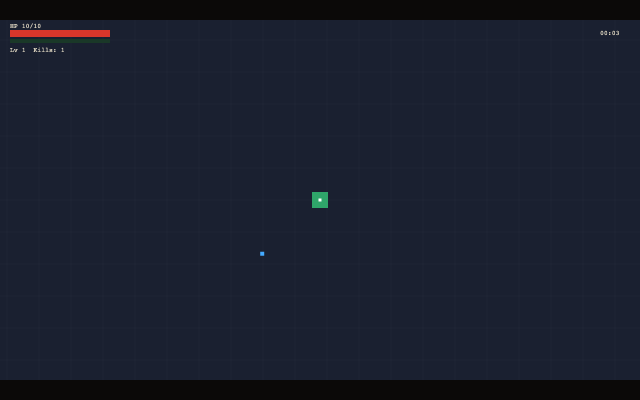
#> input picture apps/daemon/src/templates/foundation/arena-survivor/seed/.ogf-qa/gameplay.png, 1280 x 800 px (shown at 1/2 size)
$ python process_parallax_layer.py --input ../../../foundation/arena-survivor/seed/.ogf-qa/gameplay.png --output out.png
#> lines starting #> are read from the running program, lines starting #| are printed output that depends on the picture
#!/usr/bin/env python3
"""Process a parallax layer strip: resize raw image_gen output to runtime
dimensions + (optionally) chroma-key magenta to transparent.

Image gen models typically output ~1672x941 ish raw images. The runtime
expects 1280x720 (or whatever target dims) per-layer strips. Aspect ratio
is the same (16:9) so the resize is a clean downscale, no stretch.

Usage:
  python process_parallax_layer.py \\
    --input raw-image.png \\
    --output assets/maps/level_id/sky.png \\
    [--target-width 1280] \\
    [--target-height 720] \\
    [--keep-magenta]   # for sky (no chroma-key)

For far/mid/near layers, magenta -> transparent is the default.
For sky (opaque), pass --keep-magenta (or just don't generate magenta
in the prompt).
"""

from __future__ import annotations

import argparse
import math
import sys
from collections import deque
from pathlib import Path

from PIL import Image


MAGENTA = (255, 0, 255)


def color_distance(rgb: tuple[int, int, int], target: tuple[int, int, int] = MAGENTA) -> float:
    r, g, b = rgb
    tr, tg, tb = target
    return math.sqrt((r - tr) ** 2 + (g - tg) ** 2 + (b - tb) ** 2)


def remove_bg_magenta(
    img: Image.Image,
    threshold: int,
    edge_threshold: int,
    despill_strength: float = 1.0,
) -> Image.Image:
    """Three-pass chroma-key for parallax layers:
      1. Pure-magenta pixels (d < threshold) -> alpha=0
      2. Flood fill from canvas edges, eat fringe pixels (d < edge_threshold)
      3. Despill: for every remaining opaque pixel with a magenta cast
         (R > G AND B > G), clamp R and B down toward G to kill the pink
         halo. Without this, anti-aliased magenta-art transitions in the
         raw gpt-image-2 output produce visible pink fringes around every
         silhouette edge that survive the threshold cut."""
    img = img.convert("RGBA")
    pixels = img.load()
    width, height = img.size

    for x in range(width):
        for y in range(height):
            r, g, b, a = pixels[x, y]
            if a > 0 and color_distance((r, g, b)) < threshold:
                pixels[x, y] = (0, 0, 0, 0)

    visited: set[tuple[int, int]] = set()
    queue: deque[tuple[int, int]] = deque()
    for x in range(width):
        queue.append((x, 0))
        queue.append((x, height - 1))
    for y in range(height):
        queue.append((0, y))
        queue.append((width - 1, y))

    while queue:
        x, y = queue.popleft()
        if (x, y) in visited or x < 0 or x >= width or y < 0 or y >= height:
            continue
        visited.add((x, y))
        r, g, b, a = pixels[x, y]
        should_expand = a == 0
        if a > 0 and color_distance((r, g, b)) < edge_threshold:
            pixels[x, y] = (0, 0, 0, 0)
            should_expand = True
        if should_expand:
            for dx in (-1, 0, 1):
                for dy in (-1, 0, 1):
                    if dx == 0 and dy == 0:
                        continue
                    nxt = (x + dx, y + dy)
                    if nxt not in visited:
                        queue.append(nxt)

    # Despill: kill magenta cast on every opaque pixel. Sky-blue stays
    # untouched (B > G but R < G), foliage stays untouched (G > both),
    # only pink/magenta-cast pixels (R > G AND B > G) get clamped.
    if despill_strength > 0:
        for x in range(width):
            for y in range(height):
                r, g, b, a = pixels[x, y]
                if a == 0:
                    continue
                r_excess = r - g
                b_excess = b - g
                if r_excess > 20 and b_excess > 20:
                    cast = min(r_excess, b_excess)
                    reduce = int(cast * despill_strength)
                    new_r = max(g, r - reduce)
                    new_b = max(g, b - reduce)
                    pixels[x, y] = (new_r, g, new_b, a)

    return img


def resize_to_target(img: Image.Image, target_w: int, target_h: int) -> Image.Image:
    """Resize using LANCZOS for clean downscale. Aspect ratio of source
    and target should match (both 16:9 typically) — if they don't, the
    resize will skew but we don't pad/crop here (caller decides)."""
    if (img.width, img.height) == (target_w, target_h):
        return img
    return img.resize((target_w, target_h), Image.LANCZOS)


def check_seam(img: Image.Image, columns: int = 4) -> tuple[bool, float]:
    """Compare leftmost N columns with rightmost N columns. Returns
    (is_seamless, avg_diff). Image gen models requested with
    "seamlessly tileable" don't always honor it — this gives a confidence
    signal that the human/agent can act on."""
    img = img.convert("RGBA")
    pixels = img.load()
    width, height = img.size
    columns = min(columns, width // 4)
    total_diff = 0.0
    n_samples = 0
    for dx in range(columns):
        for y in range(height):
            lr, lg, lb, la = pixels[dx, y]
            rr, rg, rb, ra = pixels[width - 1 - dx, y]
            if la == 0 and ra == 0:
                continue
            total_diff += math.sqrt(
                (lr - rr) ** 2 + (lg - rg) ** 2 + (lb - rb) ** 2
            )
            n_samples += 1
    if n_samples == 0:
        return True, 0.0
    avg = total_diff / n_samples
    # Empirical: avg color distance < 40 is visually OK for tiling;
    # 40-80 is borderline; > 80 is a visible seam.
    return avg < 40, avg


def build_parser() -> argparse.ArgumentParser:
    p = argparse.ArgumentParser(description="Process a parallax layer strip.")
    p.add_argument("--input", required=True, type=Path, help="Raw image_gen output.")
    p.add_argument("--output", required=True, type=Path, help="Final layer PNG.")
    p.add_argument("--target-width", type=int, default=1280)
    p.add_argument("--target-height", type=int, default=720)
    p.add_argument("--threshold", type=int, default=100,
                   help="Magenta chroma-key threshold (0..255).")
    p.add_argument("--edge-threshold", type=int, default=180,
                   help="Anti-aliased magenta edge cleanup threshold.")
    p.add_argument("--despill", type=float, default=1.0,
                   help="0=off, 1=full; clamps R/B toward G on magenta-cast pixels to kill pink halo.")
    p.add_argument("--keep-magenta", action="store_true",
                   help="Skip chroma-key. Use for the opaque sky layer.")
    p.add_argument("--no-seam-check", action="store_true",
                   help="Skip the left/right edge match diagnostic.")
    return p


def main() -> int:
    args = build_parser().parse_args()
    if not args.input.exists():
        print(f"ERROR: input not found: {args.input}", file=sys.stderr)
        return 1

    args.output.parent.mkdir(parents=True, exist_ok=True)

    raw = Image.open(args.input).convert("RGBA")
    print(f"  raw size: {raw.width}x{raw.height}")
#|   raw size: 1280x800

    # Step 1 — resize to target dims (clean downscale; aspect should match).
    resized = resize_to_target(raw, args.target_width, args.target_height)
#> in resize_to_target, `return img.resize((target_w, target_h), Image.LANCZOS)`:
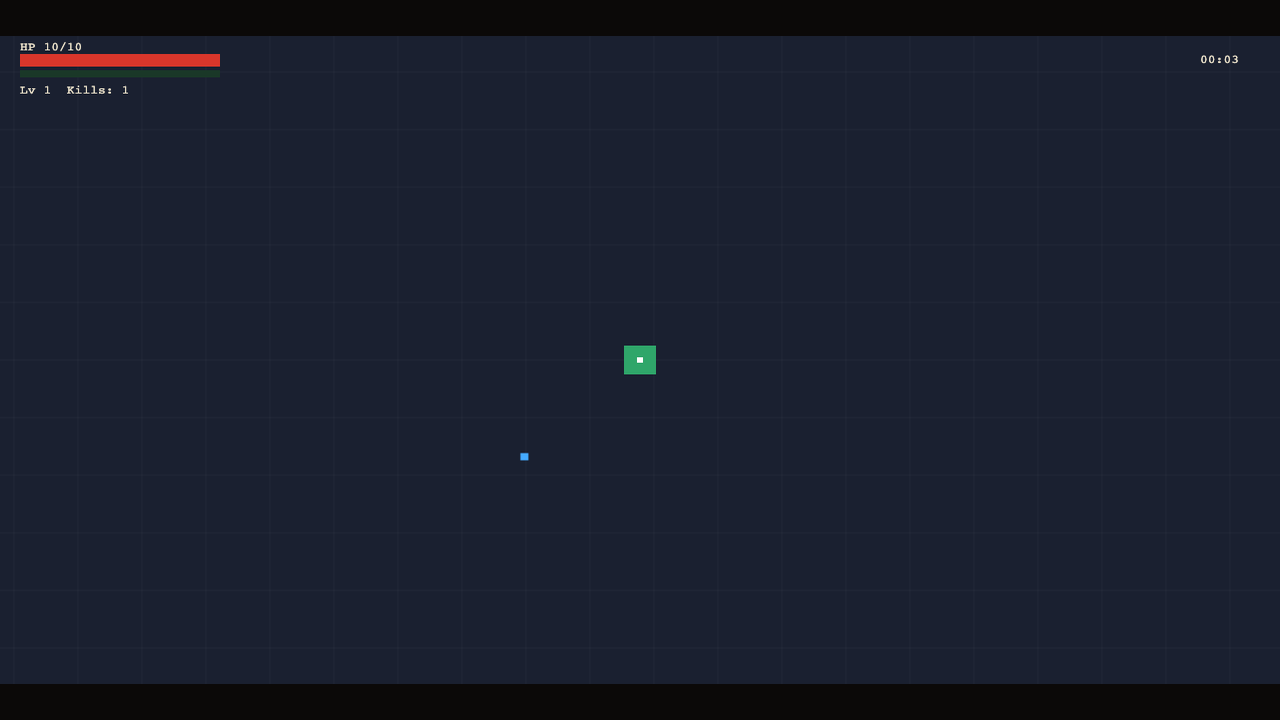
#> returned value: PIL image 1280x720 RGBA; mean R, G, B, A 25.4, 30.2, 44.3, 255
    print(f"  resized to: {resized.width}x{resized.height}")
#|   resized to: 1280x720

    # Step 2 — chroma-key magenta unless --keep-magenta (sky case).
    if args.keep_magenta:
        final = resized
        print("  kept opaque (sky / no chroma-key)")
    else:
        final = remove_bg_magenta(
            resized, args.threshold, args.edge_threshold, args.despill
        )
        print(f"  chroma-keyed + despill -> transparent")

    # Step 3 — seam check (advisory, doesn't fail the script).
    if not args.no_seam_check:
        is_seamless, avg = check_seam(final)
        status = "OK" if is_seamless else "BORDERLINE/VISIBLE"
        print(f"  seam check: {status} (avg edge color delta {avg:.1f}; <40 OK, >80 visible)")

    final.save(args.output, "PNG")
    print(f"  saved: {args.output}")
    return 0


if __name__ == "__main__":
#> (the run stopped early here; a loop or call above may not have finished)
